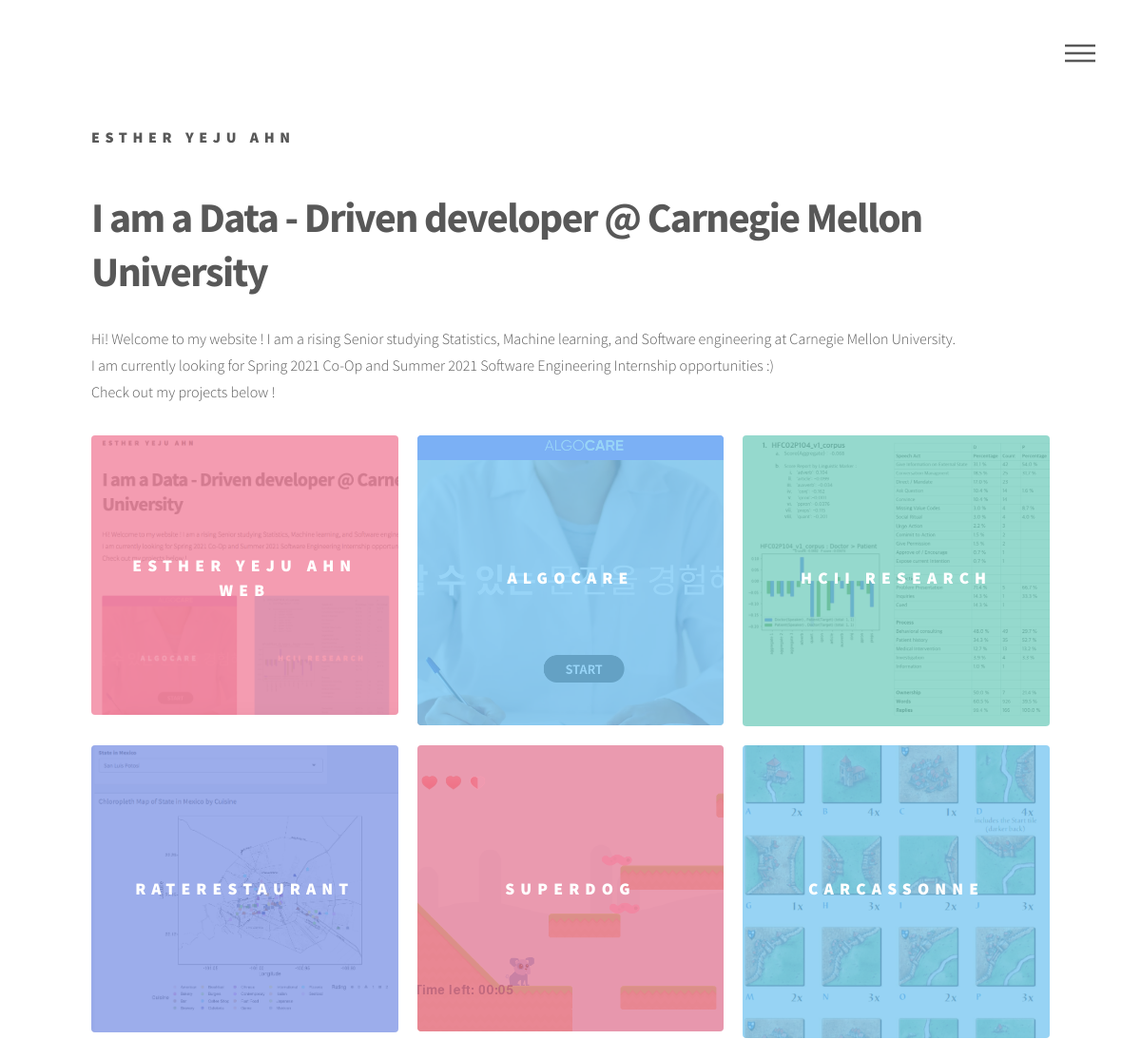
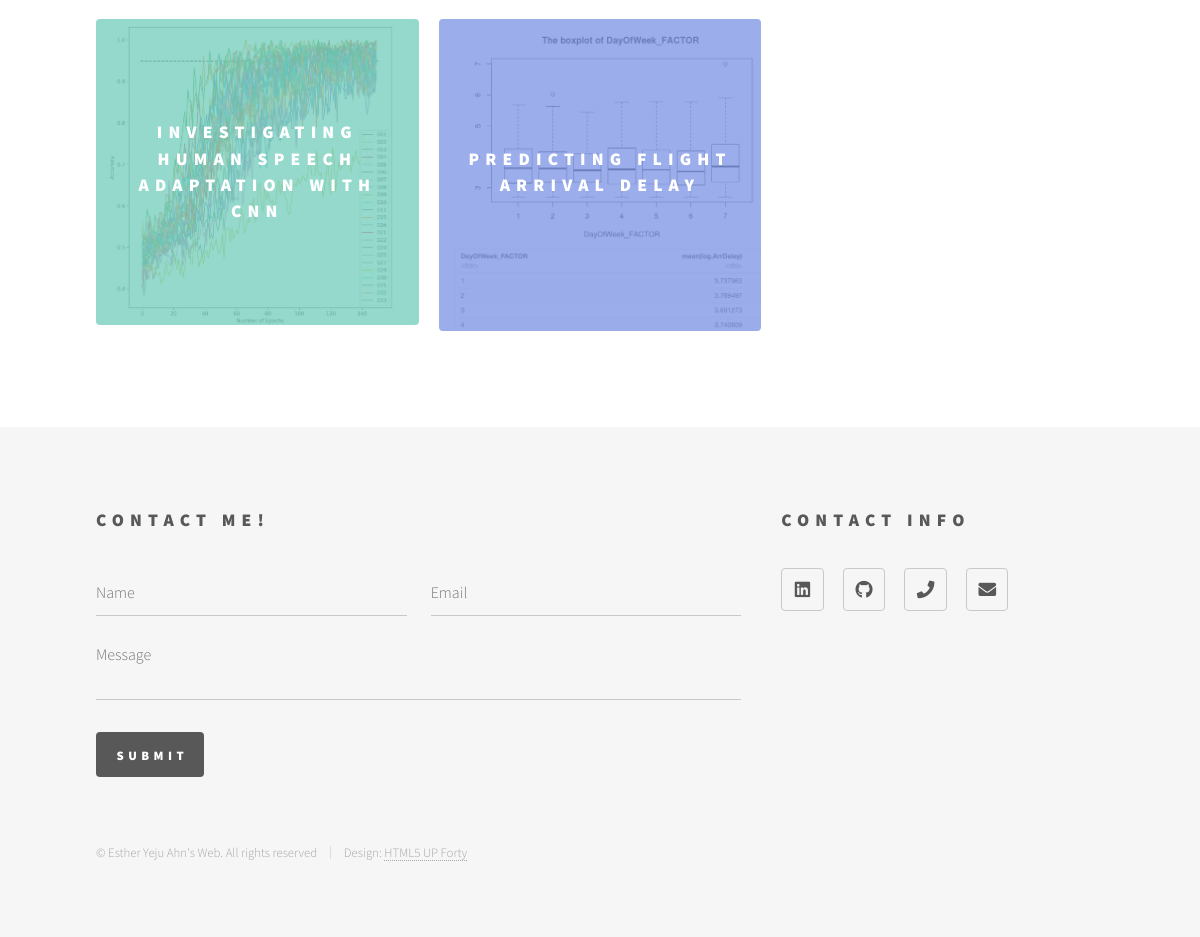
The page / on the database its author committed (2 pictures, top to bottom).
### portfolio/models.py (models this page shows, shortened)
class Project(models.Model):
    project_title = models.CharField(max_length = 200, default = "")
    short_description = models.CharField(max_length=50, default = "")
    description = models.TextField()
    lesson_learned = models.TextField()
    link = models.URLField(default = None, null = True, blank = True)
    image = models.ImageField(upload_to = 'project_image', blank = True, null = True)
    detail_image = models.ImageField(upload_to = 'project_image', blank = True, null = True)
    order = models.PositiveIntegerField(default = 0)
    class Meta:
        ordering = ['order']
    def get_absolute_url(self):
        return reverse('portfolio-detail', args = [str(self.pk)])

### portfolio/views.py (the view)
# urls.py: path('', IndexView.as_view(), name = 'portfolio-index'),
class IndexView(generic.TemplateView):
    template_name = 'portfolio/index.html'
    def get_context_data(self, **kwargs):
        context = super(IndexView, self).get_context_data(**kwargs)
        projects = Project.objects.all()
        context['projects'] = projects
        return context

### portfolio/templates/portfolio/index.html (shortened to what this page needs)
<!DOCTYPE HTML>
<html>
	<head>
		<link rel="stylesheet" href="../../static/portfolilo/css/main.css" />
	</head>
	<body class="is-preload">
        <div id="wrapper">
            <header id="header">
            <div class="inner">
                <a href="{% url 'portfolio-index' %}" class="logo">
                    <span class="symbol"><span class="title">Esther Yeju Ahn</span>
                </a>
                <nav>
                    <ul>
                        <li><a href="#menu">Menu</a></li>
                    </ul>
                </nav>
            </div>
    </header>
        <div id="main">
            <div class="inner">
                {% block content %}
                    <header>
                        <h1>I am a Data - Driven developer
                        @ Carnegie Mellon University </h1>
                        <p>Hi! Welcome to my website ! I am a rising Senior studying Statistics, Machine learning, and Software engineering at Carnegie Mellon University.<br/>
                            I am currently looking for Spring 2021 Co-Op and Summer 2021 Software Engineering Internship opportunities :)
                            <br/>Check out my projects below !
                        </p>
                    </header>
                    <section class="tiles">
                    {% for project in projects %}
                        <article class="{% cycle "style1" "style2" "style3" "style4 style5 style6" %}" >
                            <span class="image">
                                <img src="{{ project.image.url }}" alt="" />
                            </span>
                            <a href="{{ project.get_absolute_url }}">
                                <h2>{{ project.project_title }}</h2>
                            </a>
                        </article>
                    {% endfor %}
                    </section>
                {% endblock %}
                </div>
			</div>
            {% include 'portfolio/footer.html'%}
	</body>
</html>

### rows shown on the page
Project: image (picture), project_title "ESTHER YEJU AHN WEB"
Project: image (picture), project_title "ALGOCARE"
Project: image (picture), project_title "HCII RESEARCH"
Project: image (picture), project_title "RATERESTAURANT"
Project: image (picture), project_title "SUPERDOG"
Project: image (picture), project_title "CARCASSONNE"
Project: image (picture), project_title "INVESTIGATING HUMAN SPEECH ADAPTATION WITH CNN"
Project: image (picture), project_title "PREDICTING FLIGHT ARRIVAL DELAY"
